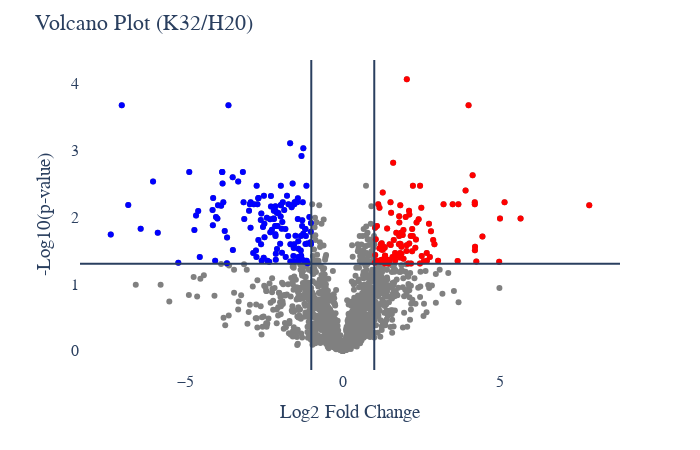

Notebook code for this chart:
### Code cell
# Abundance Volcano plot
plot_options={
            "compare groups": ["H20","K32"],
            "title": "Volcano Plot",
            "X Title": "Log2 Fold Change",
            "Y Title": "-Log10(p-value)",
            "up color": "red",
            "down color": "blue",
            "all color": "gray",
            "width": 700,
            "height": 450,
            "font": dict(size=16, family="Arial black"),
            "ylimits": [],
            "xlimits": [],
            "help for information only": \
            "compare groups: list of two numbers default [0,1] means compare" \
            "the second group again the first group." \
            "xlimits: list or tuple of two numbers [0,10]." \
        }
figure, _, _ =volcano_plots(data_obj, plot_options, saved_settings)
figure.show()
#figure.write_image("images/test.svg")

### Figure 1 — Plotly figure (JSON) as saved in the notebook; plotly's stock layout.template omitted (floating-point values rounded to 4 significant figures; data arrays with more than 128 entries replaced by an {"elided": "..."} marker saying what was removed)
{"data": [{"hovertemplate": "%{text}<br>x=: %{x} <br>y=: %{y}", "legendgroup": "", "marker": {"color": "#636efa", "symbol": "circle"}, "mode": "markers", "name": "", "orientation": "v", "showlegend": false, "type": "scatter", "xaxis": "x", "yaxis": "y"}, {"hovertemplate": "%{text}<br>x=: %{x} <br>y=: %{y}", "marker": {"color": "gray"}, "mode": "markers", "text": {"elided": "1778 str values"}, "type": "scatter", "x": {"elided": "1778 float values"}, "y": {"elided": "1778 float values"}}, {"hovertemplate": "%{text}<br>x=: %{x} <br>y=: %{y}", "marker": {"color": "blue"}, "mode": "markers", "text": {"elided": "142 str values"}, "type": "scatter", "x": {"elided": "142 float values"}, "y": {"elided": "142 float values"}}, {"hovertemplate": "%{text}<br>x=: %{x} <br>y=: %{y}", "marker": {"color": "red"}, "mode": "markers", "text": ["P04075", "Q7KZF4", "P35580", "Q92945", "P02008", "P30043", "P50552", "P0DN79", "P31689", "P17987", "Q9NZI8", "O75534", "P40227", "Q92922", "Q99798", "Q9UK76", "P36873", "Q14103", "P16157", "Q9H307", "Q9GZP4", "P46109", "A6NHR9", "P05455", "P49321", "Q9H773", "P22061", "Q16222", "Q9Y4E8", "O95721", "Q08170", "Q8WXF1", "Q86UX7", "P16949", "P50502", "Q99661", "Q12874", "P30566", "P61086", "Q9UKF6", "P28482", "Q86XP3", "Q04917", "A0AVT1", "Q9Y5J9", "P04818", "P06132", "P04181", "P49593", "Q14166", "O75312", "O60271", "Q92688", "Q92797", "P45973", "P54920", "Q9UBR2", "Q9BSL1", "Q93009", "P61024", "Q15061", "Q9NX40", "Q9BV86", "Q99447", "Q13111", "P35573", "Q7L5D6", "Q16512", "P05771", "P05114", "O95758", "O75179", "Q99747", "Q15398", "O43242", "O95777", "Q9NZ63", "Q9Y5J6", "Q8WUD4", "Q6WKZ4", "Q14694", "O43865", "Q9BV68", "P49840", "O75506", "P48147", "P51812", "Q9BV20", "Q9BXY0", "Q9Y5K6", "P62316", "P42574", "Q6PJ69", "P53602", "Q9NZD4", "Q9BWU0", "Q9UBN7", "O75956", "Q8TAG9", "Q7L5Y9", "Q6PD74", "Q99541", "Q9BQ67", "Q03113", "O75175", "Q8NB37", "Q6N021", "Q9BTC0"], "type": "scatter", "x": [1.27, 2.104, 4.2, 1.025, 7.827, 2.034, 1.792, 2.572, 1.03, 1.251, 2.494, 1.086, 1.487, 1.165, 1.309, 1.332, 1.662, 1.212, 4.241, 1.127, 1.535, 4.193, 1.855, 1.863, 1.236, 2.158, 3.2, 2.227, 2.666, 2.801, 1.784, 3.49, 5.646, 4.196, 1.839, 2.738, 1.903, 1.237, 1.823, 1.667, 2.343, 1.339, 1.315, 1.269, 2.223, 2.871, 2.671, 2.911, 4.192, 1.179, 3.648, 2.41, 4.994, 1.336, 3.027, 2.11, 1.701, 1.826, 1.998, 4.124, 1.015, 1.486, 2.765, 2.324, 1.208, 1.09, 1.303, 1.863, 3.9, 2.205, 1.817, 1.523, 1.433, 1.822, 1.927, 1.619, 2.451, 1.472, 2.507, 2.115, 2.029, 1.517, 1.345, 1.929, 3.995, 1.579, 1.344, 3.672, 1.047, 1.796, 1.863, 1.446, 1.255, 2.455, 4.967, 1.792, 1.6, 1.409, 2.166, 1.232, 2.023, 2.077, 5.138, 2.304, 1.163, 4.436, 2.202, 1.703], "y": [1.512, 2.094, 1.555, 1.84, 2.177, 4.063, 2.012, 1.339, 1.432, 1.514, 2.141, 1.868, 1.595, 2.141, 1.348, 1.54, 1.464, 1.331, 1.334, 2.193, 2.064, 2.193, 1.764, 1.558, 1.36, 1.717, 2.193, 2.469, 1.464, 1.788, 1.595, 2.192, 1.979, 1.502, 1.595, 1.902, 1.733, 1.609, 1.395, 1.351, 1.919, 1.421, 1.554, 2.369, 1.717, 1.657, 1.347, 1.595, 2.223, 1.351, 1.342, 1.97, 1.981, 1.304, 1.347, 1.606, 1.764, 2.177, 2.003, 2.628, 1.318, 1.347, 1.402, 1.665, 1.595, 1.347, 1.33, 1.45, 2.397, 1.822, 1.601, 1.583, 1.363, 1.464, 1.808, 1.657, 1.304, 1.347, 1.419, 2.04, 1.58, 2.223, 1.421, 1.376, 3.676, 1.402, 1.33, 2.193, 1.669, 1.919, 1.764, 1.304, 1.347, 2.469, 1.33, 1.717, 2.814, 1.828, 1.304, 1.517, 1.494, 1.304, 2.223, 1.54, 1.536, 1.71, 1.49, 1.421]}], "layout": {"font": {"family": "Arial black", "size": 16}, "height": 450, "legend": {"tracegroupgap": 0}, "margin": {"t": 60}, "paper_bgcolor": "white", "plot_bgcolor": "white", "shapes": [{"type": "line", "x0": 0, "x1": 1, "xref": "x domain", "y0": 1.301, "y1": 1.301, "yref": "y"}, {"type": "line", "x0": -1, "x1": -1, "xref": "x", "y0": 0, "y1": 1, "yref": "y domain"}, {"type": "line", "x0": 1, "x1": 1, "xref": "x", "y0": 0, "y1": 1, "yref": "y domain"}], "showlegend": false, "title": {"text": "Volcano Plot (K32/H20)"}, "width": 700, "xaxis": {"anchor": "y", "domain": [0, 1], "title": {"text": "Log2 Fold Change"}}, "yaxis": {"anchor": "x", "domain": [0, 1], "title": {"text": "-Log10(p-value)"}}}}
